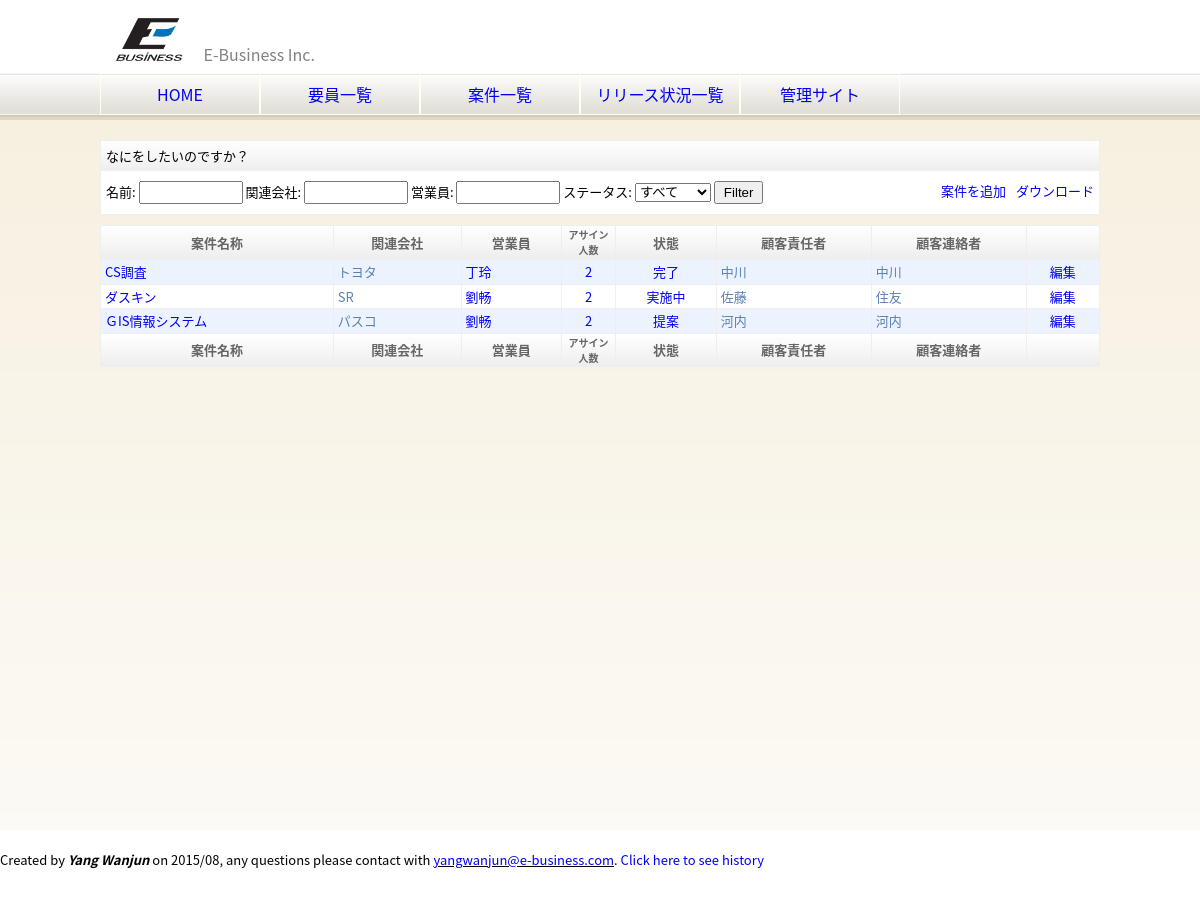
Page /eb/project_list.html on the committed database.
### eb/models.py (models this page shows, shortened)
class Project(models.Model):
    project_id = models.CharField(blank=False, null=False, unique=True, max_length=30, verbose_name=u"案件ID")
    name = models.CharField(blank=False, null=False, max_length=50, verbose_name=u"案件名称")
    description = models.TextField(blank=True, null=True, verbose_name=u"案件概要")
    skills = models.ManyToManyField(Skill, through='ProjectSkill', blank=True, null=True, verbose_name=u"スキル要求")
    start_date = models.DateField(blank=True, null=True, verbose_name=u"開始日")
    end_date = models.DateField(blank=True, null=True, verbose_name=u"終了日")
    address = models.CharField(blank=True, null=True, max_length=255, verbose_name=u"作業場所")
    status = models.ForeignKey(ProjectStatus, null=False, verbose_name=u"ステータス")
    client = models.ForeignKey(Client, blank=True, null=True, verbose_name=u"会社")
    boss = models.ForeignKey(ClientMember, blank=True, null=True, related_name="boss_set", verbose_name=u"案件責任者")
    middleman = models.ForeignKey(ClientMember, blank=True, null=True,
                                  related_name="middleman_set", verbose_name=u"案件連絡者")
    salesperson = models.ForeignKey(Salesperson, blank=True, null=True, verbose_name=u"営業員")
    members = models.ManyToManyField(Member, through='ProjectMember', blank=True, null=True)
    class Meta:
        ordering = ['name']
        verbose_name = verbose_name_plural = u"案件"
    def get_project_members(self):
        return self.projectmember_set.all()

class Client(models.Model):
    name = models.CharField(blank=False, null=False, max_length=30, verbose_name=u"会社名")
    japanese_spell = models.CharField(blank=True, null=True, max_length=30, verbose_name=u"フリカナ")
    president = models.CharField(blank=True, null=True, max_length=30, verbose_name=u"代表者名")
    found_date = models.DateField(blank=True, null=True, verbose_name=u"設立年月日")
    capital = models.BigIntegerField(blank=True, null=True, verbose_name=u"資本金")
    employee_count = models.IntegerField(blank=True, null=True, verbose_name=u"従業員数")
    sale_amount = models.BigIntegerField(blank=True, null=True, verbose_name=u"売上高")
    post_code = models.CharField(blank=True, null=True, max_length=8, verbose_name=u"郵便番号")
    address1 = models.CharField(blank=True, null=True, max_length=200, verbose_name=u"住所１")
    address2 = models.CharField(blank=True, null=True, max_length=200, verbose_name=u"住所２")
    tel = models.CharField(blank=True, null=True, max_length=15, verbose_name=u"電話番号")
    fax = models.CharField(blank=True, null=True, max_length=15, verbose_name=u"ファックス")
    payment_type = models.CharField(blank=True, null=True, max_length=2, verbose_name=u"支払方法")
    payment_day = models.CharField(blank=True, null=True, max_length=2, verbose_name=u"支払日")
    comment = models.TextField(blank=True, null=True, verbose_name=u"備考")
    created_date = models.DateTimeField(auto_now_add=True, default=datetime.datetime.now(), editable=False)
    updated_date = models.DateTimeField(auto_now=True, default=datetime.datetime.now(), editable=False)
    class Meta:
        ordering = ['name']
        verbose_name = verbose_name_plural = u"取引先"

class Salesperson(models.Model):
    employee_id = models.CharField(blank=False, null=False, unique=True, max_length=30, verbose_name=u"社員ID")
    name = models.CharField(blank=False, null=False, max_length=30, verbose_name=u"名前")
    email = models.EmailField(blank=False, null=False, verbose_name=u"メールアドレス")
    phone = models.CharField(blank=True, null=True, max_length=11, verbose_name=u"電話番号")
    section = models.ForeignKey(Section, verbose_name=u"部署")
    company = models.ForeignKey(Company, blank=False, null=False, verbose_name=u"会社")
    class Meta:
        ordering = ['name']
        verbose_name = verbose_name_plural = u"営業員"
    def __unicode__(self):
        return self.name

class ProjectStatus(models.Model):
    name = models.CharField(blank=False, null=False, max_length=10, verbose_name=u"状態")
    class Meta:
        verbose_name = verbose_name_plural = u"案件状態"

class ClientMember(models.Model):
    name = models.CharField(blank=False, null=False, max_length=30, verbose_name=u"名前")
    email = models.EmailField(blank=False, null=False, verbose_name=u"メールアドレス")
    phone = models.CharField(blank=True, null=True, max_length=11, verbose_name=u"電話番号")
    client = models.ForeignKey(Client, blank=False, null=False, verbose_name=u"所属会社")
    class Meta:
        ordering = ['name']
        verbose_name = verbose_name_plural = u"お客様"

### eb/views.py (the view)
def project_list(request):
    status = request.GET.get('status', None)
    name = request.GET.get('name', None)
    client = request.GET.get('client', None)
    salesperson = request.GET.get('salesperson', None)
    download = request.GET.get('download', None)
    params = ""
    if status:
        projects = Project.objects.filter(status__name=status)
        params += "&status=%s" % (status,)
    else:
        projects = Project.objects.all()
    if name:
        projects = projects.filter(name__contains=name)
        params += "&name=%s" % (name,)
    if client:
        projects = [project for project in projects if client in project.client.name]
        params += "&client=%s" % (client,)
    if salesperson:
        projects = [project for project in projects if project.salesperson and salesperson in project.salesperson.name]
        params += "&salesperson=%s" % (salesperson,)
    if download == "download":
        output = io.BytesIO()
        wb = xlwt.Workbook()
        is_save = False
        for project in projects:
            project_members = project.projectmember_set.all()  # start_date__lte=now, end_date__gte=now
            if project_members.count() > 0:
                is_save = True
                ws = wb.add_sheet(project.name)
                ws.write(2, 1, u"案件名称")
                ws.write(2, 2, project.name)
                ws.write(2, 3, u"関連会社")
                ws.write(2, 4, project.client.name)
                ws.write(3, 1, u"営業員")
                ws.write(3, 2, project.salesperson.name)
                ws.write(4, 1, u"顧客責任者")
                ws.write(4, 2, project.boss.name)
                ws.write(4, 3, u"顧客連絡者")
                ws.write(4, 4, project.middleman.name)
                ws.write(5, 1, u"案件概要")
                ws.write(5, 2, project.description)
                ws.write(9, 1, u"名前")
                ws.write(9, 2, u"開始日")
                ws.write(9, 3, u"終了日")
                ws.write(9, 4, u"単価")
                for i, project_member in enumerate(project_members):
                    ws.write(i + 10, 1, project_member.member.name)
                    if project_member.start_date:
                        ws.write(i + 10, 2, project_member.start_date.strftime("%Y-%m-%d"))
                    if project_member.end_date:
                        ws.write(i + 10, 3, project_member.end_date.strftime("%Y-%m-%d"))
                    ws.write(i + 10, 4, project_member.price)
        if is_save:
            wb.save(output)
        filename = "案件情報_%s.xls" % (datetime.datetime.now().strftime("%Y%m%d_%H%M%S"),)
        response = HttpResponse(output.getvalue(), content_type="application/excel")
        response['Content-Disposition'] = "filename=" + filename
        return response
    else:
        project_status = ProjectStatus.objects.all()
        context = RequestContext(request, {
            'company': company,
            'title': u'案件一覧',
            'projects': projects,
            'params': params,
            'project_status': project_status,
        })
        template = loader.get_template('project_list.html')
        return HttpResponse(template.render(context))

### eb/templates/project_list.html (shortened to what this page needs)
{% extends "base.html" %}
{% block content %}
    <div class="dashboard">
        <div class="dashboard-title">なにをしたいのですか？</div>
        <form action="{% url 'project_list' %}" method="get">
            <span>名前: </span><input type="text" id="name" name="name" style="width: 100px;"/>
            <span>関連会社: </span><input type="text" id="client" name="client" style="width: 100px;"/>
            <span>営業員: </span><input type="text" id="salesperson" name="salesperson" style="width: 100px;"/>
            <span>ステータス: </span>
            <select id="status" name="status">
                <option value="">すべて</option>
            </select>
            <input type="submit" value="Filter" />
            <a href="?download=download{{ params }}" target="_blank" class="button">ダウンロード</a>
            <a href="/admin/eb/project/add/" target="_blank" class="button">案件を追加</a>
        </form>
    </div>
    <table class="list" cellpadding="0" cellspacing="0">
        <thead>
            <tr>
                <th><div class="sortoptions"></div><div class="text">案件名称</div><div class="clear"></div></th>
                <th>関連会社</th>
                <th>営業員</th>
                <th style="width: 45px; font-size: 10px;">アサイン<br/>人数</th>
                <th>状態</th>
                <th>顧客責任者</th>
                <th>顧客連絡者</th>
                <th></th>
            </tr>
        </thead>
        <tbody>
            {% if projects %}
                {% for project in projects %}
                    <tr class="{% cycle 'row1' 'row2' %}">
                        <td><a href="{% url 'project_detail' project.project_id %}">{{ project.name }}</a></td>
                        <td>{{ project.client.name }}</td>
                        <td>
                            {% if project.salesperson %}
                                <a href="?salesperson={{ project.salesperson }}">{{ project.salesperson }}</a>
                            {% endif %}
                        </td>
                        <td class="center"><a href="{% url 'project_members' project.project_id %}">{{ project.get_project_members.count }}</a></td>
                        <td class="center"><a href="?status={{ project.status.name }}">{{ project.status.name }}</a></td>
                        <td>{{ project.boss.name }}</td>
                        <td>{{ project.middleman.name }}</td>
                        <td class="center"><a href="/admin/eb/project/{{ project.id }}/" target="_blank">編集</a></td>
                    </tr>
                {% endfor %}
            {% else %}
                <tr class="row2"><td class="center red" colspan="9">該当する案件がありません。</td></tr>
            {% endif %}
        </tbody>
        <tfoot>
            <tr>
                <th>案件名称</th>
                <th>関連会社</th>
                <th>営業員</th>
                <th style="width: 45px; font-size: 10px;">アサイン<br/>人数</th>
                <th>状態</th>
                <th>顧客責任者</th>
                <th>顧客連絡者</th>
                <th></th>
            </tr>
        </tfoot>
    </table>
{% endblock %}

### static/css/base.css (style rules this page uses)
html { height: 100%; }
body { height: 100%; font-family: YouYuan, 'Noto Sans CJK JP', 'Noto Sans', 'Source Han Sans J', SourceHanSansJP, メイリオ, Meiryo, 游ゴシック, YuGothic, 'ヒラギノ角ゴ Pro W3', 'Hiragino Kaku Gothic Pro', sans-serif, msyh; }
* { margin: 0; padding: 0; line-height: 1.5; }
a { text-decoration: none; }
.center { text-align: center; }

### static/css/section.css (style rules this page uses)
section table.list { width: 100%; color: #5b80b2; border-left: 1px solid #eee; margin-top: 10px; }
section table.list th, section table.list tfoot td { padding: 1px 4px; border-right: 1px solid #eee; background: linear-gradient(#fff, #eee) }
section table.list th div.text { cursor: pointer; }
section table.list td { padding: 2px 4px; border-top: 1px solid #eee; border-right: 1px solid #eee; }
section table.list th, section table.list tfoot td { color: #666; border-top: 1px solid #eee; border-bottom: 1px solid #eee; }
section .row1 { background: #EDF3FE; }
section .row2 { background: #FFF; }
section div.dashboard { margin-top: 10px; margin-bottom: 10px; border: 1px solid #eee; background-color: #fff; }
section div.dashboard div.dashboard-title { padding: 5px 5px; background: linear-gradient(#fff, #eee) }
section div.dashboard form, section div.dashboard table { width: 100%; padding: 10px 5px; min-height: 20px; }
section div.dashboard a.button { float: right; margin-right: 10px; }
section input[type=submit] { padding: 2px 8px; }

### rows in the picture
Project: name "CS調査", client.name "トヨタ", salesperson "丁玲", get_project_members.count "2", status.name "完了", boss.name "中川", middleman.name "中川"
Project: name "ダスキン", client.name "SR", salesperson "劉畅", get_project_members.count "2", status.name "実施中", boss.name "佐藤", middleman.name "住友"
Project: name "ＧIS情報システム", client.name "パスコ", salesperson "劉畅", get_project_members.count "2", status.name "提案", boss.name "河内", middleman.name "河内"
